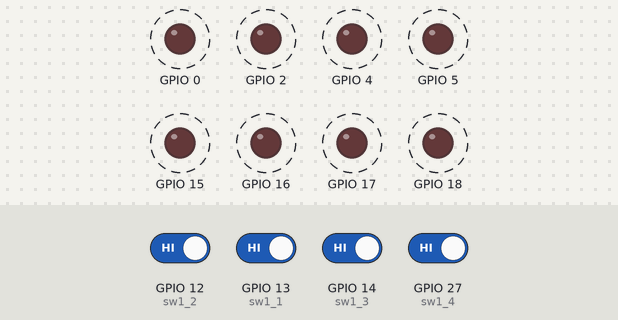
A sketch run on a simulated ESP32. Parts: output pins drawn as LEDs (lit = HIGH). Dashed ring = blinking. The test bench sets the inputs (shaded band); at power-on: GPIO 12 (sw1_2), GPIO 13 (sw1_1), GPIO 14 (sw1_3), GPIO 27 (sw1_4) HIGH.

Above: at 3.8 s.
3.9 s: GPIO 12 (sw1_2) driven LOW and GPIO 13 (sw1_1) driven LOW
At 5.8 s:
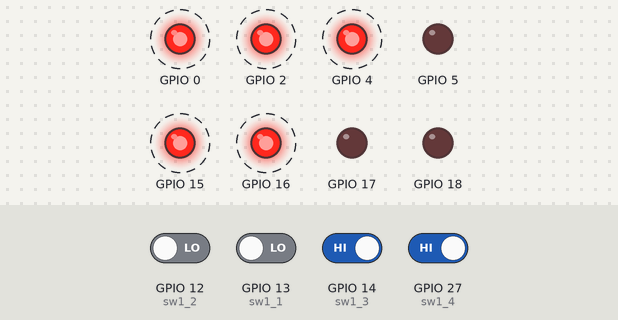
8.9 s: GPIO 12 (sw1_2) driven HIGH
At 9.9 s:
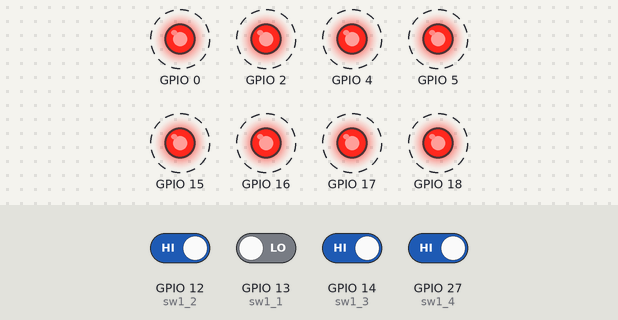
13.9 s: GPIO 12 (sw1_2) driven LOW
At 15.4 s:
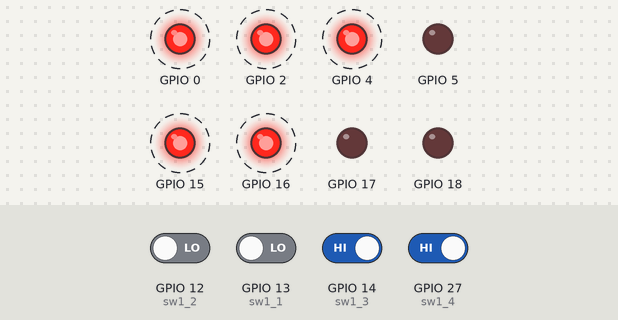
18.9 s: GPIO 13 (sw1_1) driven HIGH
At 19.4 s:
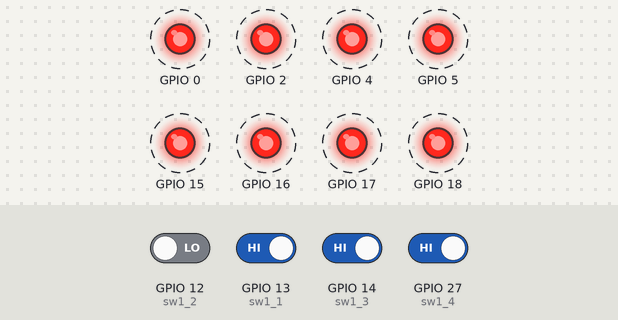
23.5 s: GPIO 14 (sw1_3) driven LOW and GPIO 27 (sw1_4) driven LOW
At 23.62 s:
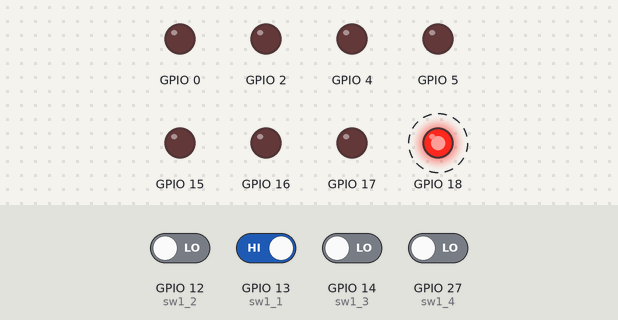
Timing chart, 0 to 28.0 s (numbered marks = the images above; inputs shaded):
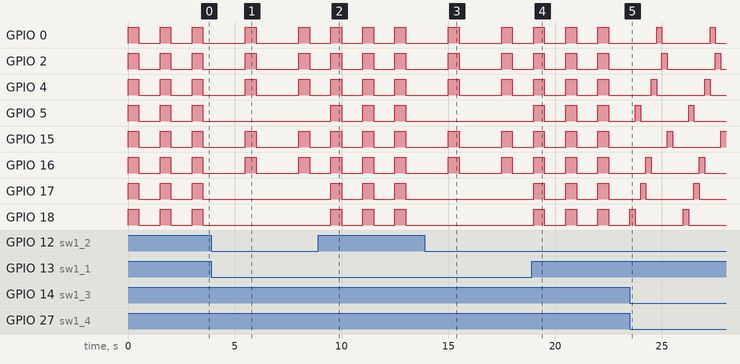

The sketch:

sketch.ino
```cpp
#define sw1_1 13
#define sw1_2 12
#define sw1_3 14
#define sw1_4 27
#define led1 18
#define led2 5
#define led3 17
#define led4 16
#define led5 4
#define led6 0
#define led7 2
#define led8 15

void setup() {
  for (int i = 1; i <= 8; i++) {
    pinMode(ledPin(i), OUTPUT);
  }
}

void loop() {
  int estado_sw1_1 = digitalRead(sw1_1);
  int estado_sw1_2 = digitalRead(sw1_2);
  int estado_sw1_3 = digitalRead(sw1_3);
  int estado_sw1_4 = digitalRead(sw1_4);

  if (estado_sw1_1 == LOW && estado_sw1_2 == LOW && estado_sw1_3 == LOW && estado_sw1_4 == LOW) {
    parpadearTodosLosLEDs();
  } else if (estado_sw1_1 == LOW && estado_sw1_2 == LOW) {
    parpadearLEDs(led1, led4);
    parpadearLEDs(led5, led8);
  } else if (estado_sw1_3 == LOW && estado_sw1_4 == LOW) {
    parpadeoSecuencial();
  } else {
    parpadearTodosLosLEDs();
  }
  delay(500);
}

void parpadearTodosLosLEDs() {
  for (int i = 1; i <= 8; i++) {
    digitalWrite(ledPin(i), HIGH);
  }
  delay(500);
  for (int i = 1; i <= 8; i++) {
    digitalWrite(ledPin(i), LOW);
  }
  delay(500);
}

void parpadearLEDs(int inicio, int fin) {
  for (int i = inicio; i <= fin; i++) {
    digitalWrite(ledPin(i), HIGH);
  }
  delay(500);
  for (int i = inicio; i <= fin; i++) {
    digitalWrite(ledPin(i), LOW);
  }
  delay(500);
}

void parpadeoSecuencial() {
  for (int i = 1; i <= 8; i++) {
    digitalWrite(ledPin(i), HIGH);
    delay(250);
    digitalWrite(ledPin(i), LOW);
  }
}

int ledPin(int num) {
  switch (num) {
    case 1: return led1;
    case 2: return led2;
    case 3: return led3;
    case 4: return led4;
    case 5: return led5;
    case 6: return led6;
    case 7: return led7;
    case 8: return led8;
    default: return -1; // En caso de error
  }
}
```

Measured:
- after the input at 3.9 s, GPIO 0, GPIO 2, GPIO 4, GPIO 15, GPIO 16: alternates HIGH for 0.50 s and LOW for 2.0 s, starting after 1.6 s; GPIO 5, GPIO 17, GPIO 18: stops changing and stays LOW
- after the input at 8.9 s, GPIO 0, GPIO 2, GPIO 4, GPIO 5, GPIO 15–18: alternates HIGH for 0.50 s and LOW for 1.0 s, starting after 0.60 s
- after the input at 13.9 s, GPIO 0, GPIO 2, GPIO 4, GPIO 15, GPIO 16: alternates HIGH for 0.50 s and LOW for 2.0 s, starting after 1.1 s; GPIO 5, GPIO 17, GPIO 18: stops changing and stays LOW
- after the input at 18.9 s, GPIO 0, GPIO 2, GPIO 4, GPIO 5, GPIO 15–18: alternates HIGH for 0.50 s and LOW for 1.0 s, starting after 0.10 s
- after the input at 23.5 s, GPIO 0: alternates HIGH for 0.25 s and LOW for 2.3 s, starting after 1.3 s; GPIO 2: alternates HIGH for 0.25 s and LOW for 2.3 s, starting after 1.5 s
- by itself, GPIO 0, GPIO 2, GPIO 4, GPIO 5, GPIO 15–18: alternates HIGH for 0.50 s and LOW for 1.0 s
